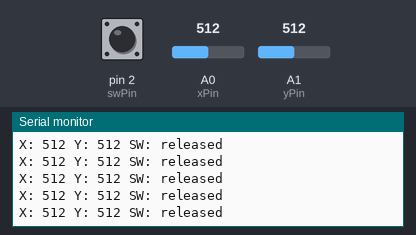
Recording of a sketch running on a simulated Arduino Uno, built with avr-gcc and run on an emulated ATmega328P. On the bench: the last lines printed to the serial monitor. The inputs (shaded band) are chosen by the test bench; at power-on: A1 (yPin) = 512, pin 2 (swPin) HIGH, A0 (xPin) = 512.

Above: at 4.3 s.
4.4 s: A1 (yPin) set to 1023
At 4.44 s:
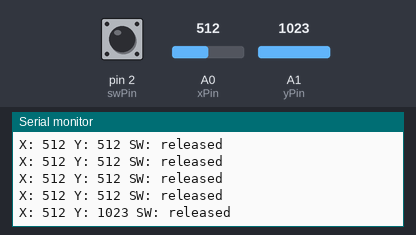
7.4 s: A1 (yPin) set to 982
At 7.46 s:
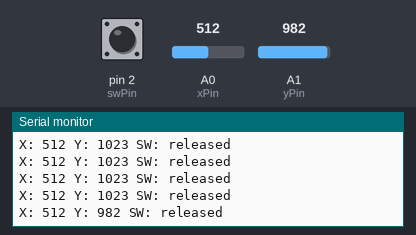
Timing chart, 0 to 10.4 s (numbered marks = the images above; inputs shaded):
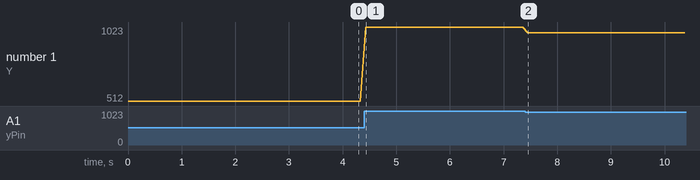

Measured:
- after the input at 4.4 s, the serial monitor: prints a new line at once (image 1)
- after the input at 7.4 s, the serial monitor: prints a new line after 0.06 s (image 2)
- plotted number 1: 512 → 1023 after the input at 4.4 s, 1023 → 982 after the input at 7.4 s

The sketch:

example_1.ino
```cpp
// Reads the joystick's X and Y analog axes and the push switch, then prints raw values and switch state to the Serial monitor at 9600 baud.
//
// Buy this module: https://shillehtek.com/products/ky-023-dual-axis-joystick-module-ps2-analog-sensor-for-arduino
// Full manual: https://shillehtek.com/blogs/shillehtek-product-manuals/ky-023-dual-axis-joystick-module-ps2-analog-sensor-for-arduino-manual
// More examples: https://github.com/shillehbean/shillehtek-examples
//

// KY-023 joystick on Arduino
// VRX -> A0, VRY -> A1, SW -> D2, +5V, GND

const int xPin = A0;
const int yPin = A1;
const int swPin = 2;

void setup() {
  pinMode(swPin, INPUT_PULLUP);
  Serial.begin(9600);
}

void loop() {
  int x = analogRead(xPin);     // 0 - 1023
  int y = analogRead(yPin);     // 0 - 1023
  int sw = digitalRead(swPin);  // 0 = pressed

  Serial.print("X: "); Serial.print(x);
  Serial.print(" Y: "); Serial.print(y);
  Serial.print(" SW: "); Serial.println(sw == LOW ? "PRESSED" : "released");

  delay(100);
}
```
